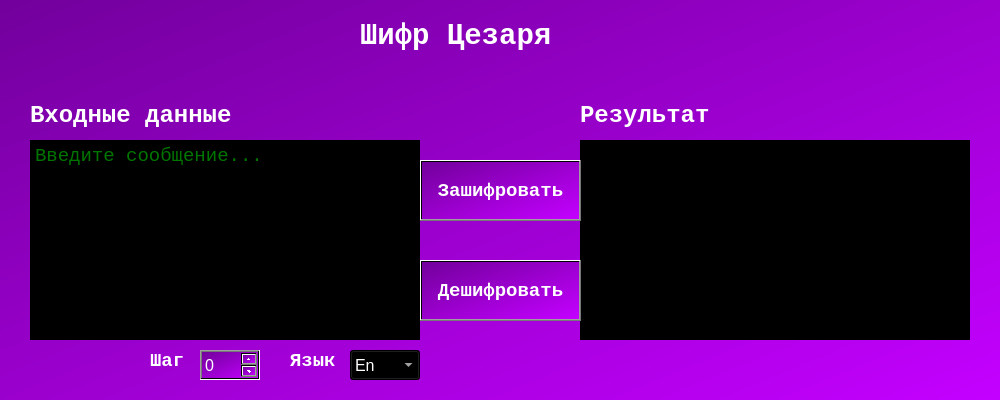
<?xml version="1.0" encoding="UTF-8"?>
<ui version="4.0">
 <class>MainWindow</class>
 <widget class="QMainWindow" name="MainWindow">
  <property name="geometry">
   <rect>
    <x>0</x>
    <y>0</y>
    <width>1000</width>
    <height>400</height>
   </rect>
  </property>
  <property name="minimumSize">
   <size>
    <width>1000</width>
    <height>400</height>
   </size>
  </property>
  <property name="maximumSize">
   <size>
    <width>1000</width>
    <height>400</height>
   </size>
  </property>
  <property name="windowTitle">
   <string>Cezar encryption</string>
  </property>
  <property name="windowIcon">
   <iconset resource="../resourse.qrc">
    <normaloff>:/img/img/logo100x100.png</normaloff>:/img/img/logo100x100.png</iconset>
  </property>
  <property name="styleSheet">
   <string notr="true">background-color: qlineargradient(spread:pad, x1:0, y1:0, x2:1, y2:0.977273, stop:0 rgba(114, 0, 156, 255), stop:1 rgba(195, 0, 255, 255));</string>
  </property>
  <widget class="QWidget" name="centralwidget">
   <widget class="QPlainTextEdit" name="enter_text">
    <property name="geometry">
     <rect>
      <x>30</x>
      <y>140</y>
      <width>390</width>
      <height>200</height>
     </rect>
    </property>
    <property name="font">
     <font>
      <family>Consolas</family>
      <pointsize>14</pointsize>
     </font>
    </property>
    <property name="styleSheet">
     <string notr="true">background-color: rgb(0, 0, 0);
color: rgb(0, 234, 0);</string>
    </property>
    <property name="placeholderText">
     <string>Введите сообщение...</string>
    </property>
   </widget>
   <widget class="QPlainTextEdit" name="result">
    <property name="geometry">
     <rect>
      <x>580</x>
      <y>140</y>
      <width>390</width>
      <height>200</height>
     </rect>
    </property>
    <property name="styleSheet">
     <string notr="true">background-color: rgb(0, 0, 0);
color: rgb(0, 234, 0);</string>
    </property>
    <property name="readOnly">
     <bool>true</bool>
    </property>
   </widget>
   <widget class="QComboBox" name="comboBox">
    <property name="geometry">
     <rect>
      <x>350</x>
      <y>350</y>
      <width>70</width>
      <height>30</height>
     </rect>
    </property>
    <property name="font">
     <font>
      <pointsize>12</pointsize>
     </font>
    </property>
    <property name="cursor">
     <cursorShape>PointingHandCursor</cursorShape>
    </property>
    <property name="styleSheet">
     <string notr="true">color: rgb(255, 255, 255);</string>
    </property>
    <item>
     <property name="text">
      <string>En</string>
     </property>
    </item>
    <item>
     <property name="text">
      <string>Ru</string>
     </property>
    </item>
   </widget>
   <widget class="QSpinBox" name="spinBox">
    <property name="geometry">
     <rect>
      <x>200</x>
      <y>350</y>
      <width>60</width>
      <height>30</height>
     </rect>
    </property>
    <property name="font">
     <font>
      <pointsize>12</pointsize>
     </font>
    </property>
    <property name="cursor">
     <cursorShape>PointingHandCursor</cursorShape>
    </property>
    <property name="styleSheet">
     <string notr="true">color: rgb(255, 255, 255);</string>
    </property>
    <property name="minimum">
     <number>0</number>
    </property>
    <property name="maximum">
     <number>23</number>
    </property>
   </widget>
   <widget class="QLabel" name="label_8">
    <property name="geometry">
     <rect>
      <x>360</x>
      <y>20</y>
      <width>221</width>
      <height>31</height>
     </rect>
    </property>
    <property name="font">
     <font>
      <family>Consolas</family>
      <pointsize>22</pointsize>
      <weight>75</weight>
      <bold>true</bold>
     </font>
    </property>
    <property name="styleSheet">
     <string notr="true">color: rgb(255, 255, 255);
background-color: rgba(255, 255, 255, 0);</string>
    </property>
    <property name="text">
     <string>Шифр Цезаря</string>
    </property>
   </widget>
   <widget class="QLabel" name="label_9">
    <property name="geometry">
     <rect>
      <x>30</x>
      <y>100</y>
      <width>241</width>
      <height>31</height>
     </rect>
    </property>
    <property name="font">
     <font>
      <family>Consolas</family>
      <pointsize>18</pointsize>
      <weight>75</weight>
      <bold>true</bold>
     </font>
    </property>
    <property name="styleSheet">
     <string notr="true">color: rgb(255, 255, 255);
background-color: rgba(255, 255, 255, 0);</string>
    </property>
    <property name="text">
     <string>Входные данные</string>
    </property>
   </widget>
   <widget class="QLabel" name="label_10">
    <property name="geometry">
     <rect>
      <x>580</x>
      <y>100</y>
      <width>151</width>
      <height>31</height>
     </rect>
    </property>
    <property name="font">
     <font>
      <family>Consolas</family>
      <pointsize>18</pointsize>
      <weight>75</weight>
      <bold>true</bold>
     </font>
    </property>
    <property name="styleSheet">
     <string notr="true">color: rgb(255, 255, 255);
background-color: rgba(255, 255, 255, 0);</string>
    </property>
    <property name="text">
     <string>Результат</string>
    </property>
   </widget>
   <widget class="QPushButton" name="convert">
    <property name="geometry">
     <rect>
      <x>420</x>
      <y>160</y>
      <width>161</width>
      <height>61</height>
     </rect>
    </property>
    <property name="font">
     <font>
      <family>Consolas</family>
      <pointsize>14</pointsize>
      <weight>75</weight>
      <bold>true</bold>
     </font>
    </property>
    <property name="cursor">
     <cursorShape>PointingHandCursor</cursorShape>
    </property>
    <property name="styleSheet">
     <string notr="true">color: rgb(255, 255, 255);</string>
    </property>
    <property name="text">
     <string>Зашифровать</string>
    </property>
   </widget>
   <widget class="QPushButton" name="convert_2">
    <property name="geometry">
     <rect>
      <x>420</x>
      <y>260</y>
      <width>161</width>
      <height>61</height>
     </rect>
    </property>
    <property name="font">
     <font>
      <family>Consolas</family>
      <pointsize>14</pointsize>
      <weight>75</weight>
      <bold>true</bold>
     </font>
    </property>
    <property name="cursor">
     <cursorShape>PointingHandCursor</cursorShape>
    </property>
    <property name="styleSheet">
     <string notr="true">color: rgb(255, 255, 255);</string>
    </property>
    <property name="text">
     <string>Дешифровать</string>
    </property>
   </widget>
   <widget class="QLabel" name="label_11">
    <property name="geometry">
     <rect>
      <x>150</x>
      <y>350</y>
      <width>41</width>
      <height>21</height>
     </rect>
    </property>
    <property name="font">
     <font>
      <family>Consolas</family>
      <pointsize>14</pointsize>
      <weight>75</weight>
      <bold>true</bold>
     </font>
    </property>
    <property name="styleSheet">
     <string notr="true">color: rgb(255, 255, 255);
background-color: rgba(255, 255, 255, 0);</string>
    </property>
    <property name="text">
     <string>Шаг</string>
    </property>
   </widget>
   <widget class="QLabel" name="label_12">
    <property name="geometry">
     <rect>
      <x>290</x>
      <y>350</y>
      <width>51</width>
      <height>21</height>
     </rect>
    </property>
    <property name="font">
     <font>
      <family>Consolas</family>
      <pointsize>14</pointsize>
      <weight>75</weight>
      <bold>true</bold>
     </font>
    </property>
    <property name="styleSheet">
     <string notr="true">color: rgb(255, 255, 255);
background-color: rgba(255, 255, 255, 0);</string>
    </property>
    <property name="text">
     <string>Язык</string>
    </property>
   </widget>
   <widget class="QLabel" name="label_3">
    <property name="geometry">
     <rect>
      <x>310</x>
      <y>20</y>
      <width>35</width>
      <height>35</height>
     </rect>
    </property>
    <property name="styleSheet">
     <string notr="true">background-color: rgba(255, 255, 255, 0);</string>
    </property>
    <property name="text">
     <string/>
    </property>
    <property name="pixmap">
     <pixmap resource="../resourse.qrc">:/img/img/logo_mini.png</pixmap>
    </property>
   </widget>
  </widget>
 </widget>
 <resources>
  <include location="../resourse.qrc"/>
 </resources>
 <connections/>
</ui>
